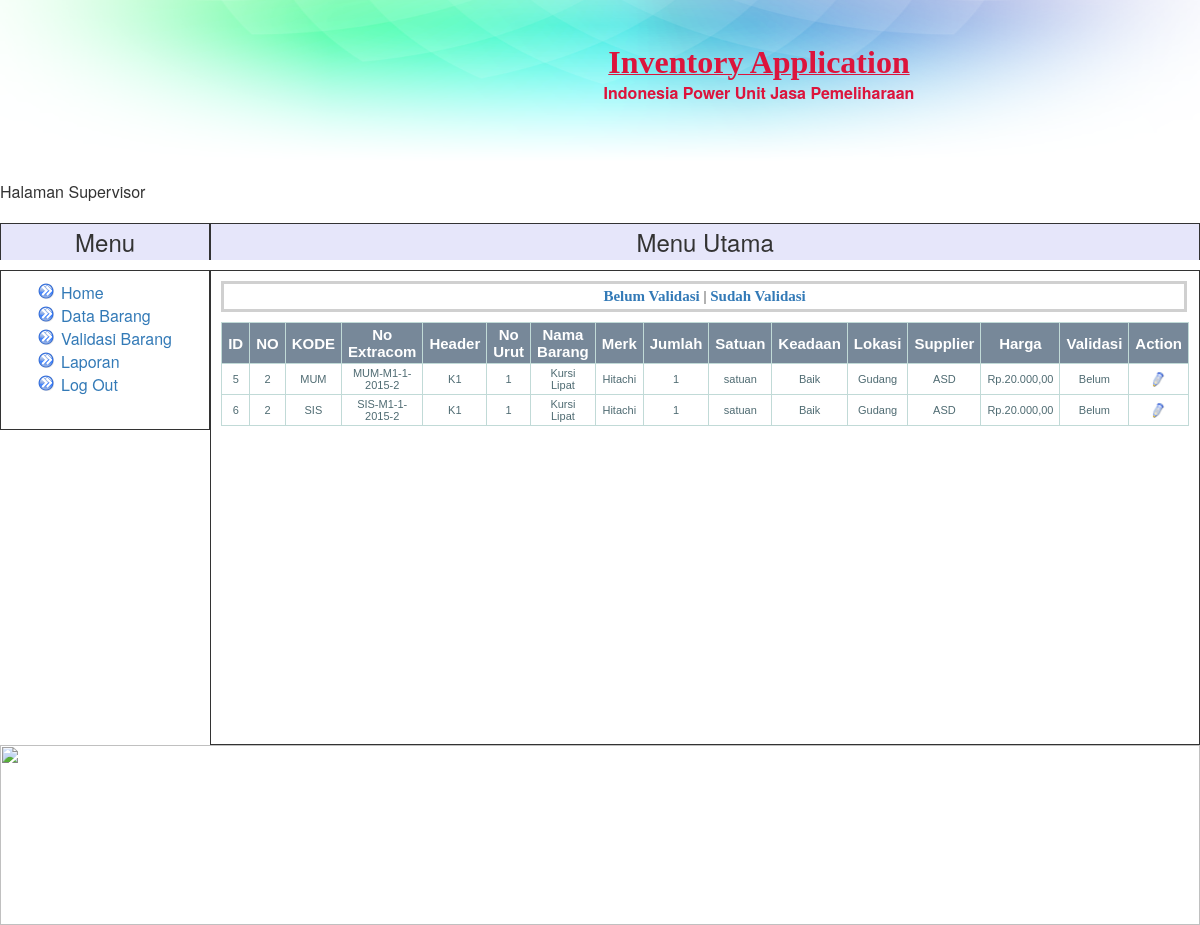
Page /supervisor/index.php?page=belum_vali on the committed database.
### tables this page shows
CREATE TABLE IF NOT EXISTS `detail_barang` (
`id` int(11) NOT NULL,
  `kode_akhir` int(11) NOT NULL,
  `kode` varchar(5) NOT NULL,
  `no_extracom` varchar(20) NOT NULL,
  `header` varchar(5) NOT NULL,
  `no_urut` int(11) NOT NULL,
  `namabrg` varchar(20) NOT NULL,
  `merk` varchar(20) NOT NULL,
  `jumlah` int(11) NOT NULL,
  `satuan` varchar(10) NOT NULL,
  `keadaan` varchar(20) NOT NULL,
  `lokasi` varchar(20) NOT NULL,
  `supplier` varchar(20) NOT NULL,
  `harga` int(11) NOT NULL,
  `validasi` varchar(20) NOT NULL
);

### supervisor/belum_validasi.php (the view)
<?php
include "../supervisor/link.php";
include "../include/koneksi_db.php";
$user = $_SESSION['user'];
$cariuser = mysql_query("select * from admin where username='$user'" , $konek);
$cs = mysql_fetch_array($cariuser);
$user = $cs['kode'];
$query2=mysql_query("SELECT * FROM detail_barang WHERE validasi='Belum' AND no_extracom LIKE '$user%'");
?>
<table class="table-data" border=1 width=100% border=0 >
<tr>
<td class="head-data4">ID</td>
<td class="head-data4">NO</td>
<td class="head-data4">KODE</td>
<td class="head-data4">No Extracom</td>
<td class="head-data4">Header</td>
<td class="head-data4">No Urut</td>
<td class="head-data4">Nama Barang</td>
<td class="head-data4">Merk</td>
<td class="head-data4">Jumlah</td>
<td class="head-data4">Satuan</td>
<td class="head-data4">Keadaan</td>
<td class="head-data4">Lokasi</td>
<td class="head-data4">Supplier</td>
<td class="head-data4">Harga</td>
<td class="head-data4">Validasi</td>
<td class="head-data4">Action</td>
</tr>
<?php
while ($hasil=mysql_fetch_array($query2)) { ?>
<tr>
	<td class='td-data'><?php echo $hasil['id'] ?></td>
	<td class='td-data'><?php echo $hasil['kode_akhir']?></td>
	<td class='td-data'><?php echo $hasil['kode'] ?></td>
	<td class='td-data'><?php echo $hasil['no_extracom'] ?></td>
	<td class='td-data'><?php echo $hasil['header'] ?></td>
	<td class='td-data'><?php echo $hasil['no_urut'] ?></td>
	<td class='td-data'><?php echo $hasil['namabrg'] ?></td>
	<td class='td-data'><?php echo $hasil['merk'] ?></td>
	<td class='td-data'><?php echo $hasil['jumlah'] ?></td>
	<td class='td-data'><?php echo $hasil['satuan'] ?></td>
	<td class='td-data'><?php echo $hasil['keadaan'] ?></td>
	<td class='td-data'><?php echo $hasil['lokasi'] ?></td>
	<td class='td-data'><?php echo $hasil['supplier'] ?></td>
	<td class='td-data'>Rp.<?php echo number_format($hasil['harga'],2,",",".");?></td>
	<td class='td-data'><?php echo $hasil['validasi'] ?></td>
	<td class='td-data'><a href='?page=valid&no_extracom=$hasil[no_extracom]'><img class='img_link' src='../image/edit.png' width='15px' height='15px'></a></td>
</tr>
<?php } ;
?>
</table>

### include/style.css (style rules this page uses)
body { background-color: #FFFFFF; color: black; margin-top: 0px; margin-left: 50px; margin-right: 50px; font-family: arial; font-size: 14px; }
a { text-decoration: none; color: blue; }
a:link { background-color: white; }
.table-data { width: 100%; padding: 0; margin: 0 auto 1.5em auto; border-top: 1px solid #C1DAD7; border-left: 1px solid #C1DAD7; border-collapse:collapse; font-size:12px; font-family: verdana,arial,sans-serif; color:#545454; }
.td-data { font: normal 11px "Trebuchet MS", Verdana, Arial, Helvetica, sans-serif; border-right: 1px solid #C1DAD7; border-bottom: 1px solid #C1DAD7; padding: 3px 6px 3px 6px; color: #4f6b72; width: auto; text-align: center; }
.head-data4 { font: normal 15px "Trebuchet MS", Verdana, Arial, Helvetica, sans-serif; border-right: 1px solid #C1DAD7; border-bottom: 1px solid #C1DAD7; padding: 3px 6px 3px 6px; color: #FFFFFF; width: 10px; text-align: center; background-color:#778899; font-weight: bold; }
.img_link { border: none; padding: 0px; }

### rows in the picture
detail_barang: id "5", kode_akhir "2", kode "MUM", no_extracom "MUM-M1-1-2015-2", header "K1", no_urut "1", namabrg "Kursi Lipat", merk "Hitachi", jumlah "1", satuan "satuan", keadaan "Baik", lokasi "Gudang", supplier "ASD", harga "20.000,00", validasi "Belum"
detail_barang: id "6", kode_akhir "2", kode "SIS", no_extracom "SIS-M1-1-2015-2", header "K1", no_urut "1", namabrg "Kursi Lipat", merk "Hitachi", jumlah "1", satuan "satuan", keadaan "Baik", lokasi "Gudang", supplier "ASD", harga "20.000,00", validasi "Belum"

### other values in the picture
$j "Menu Utama"
